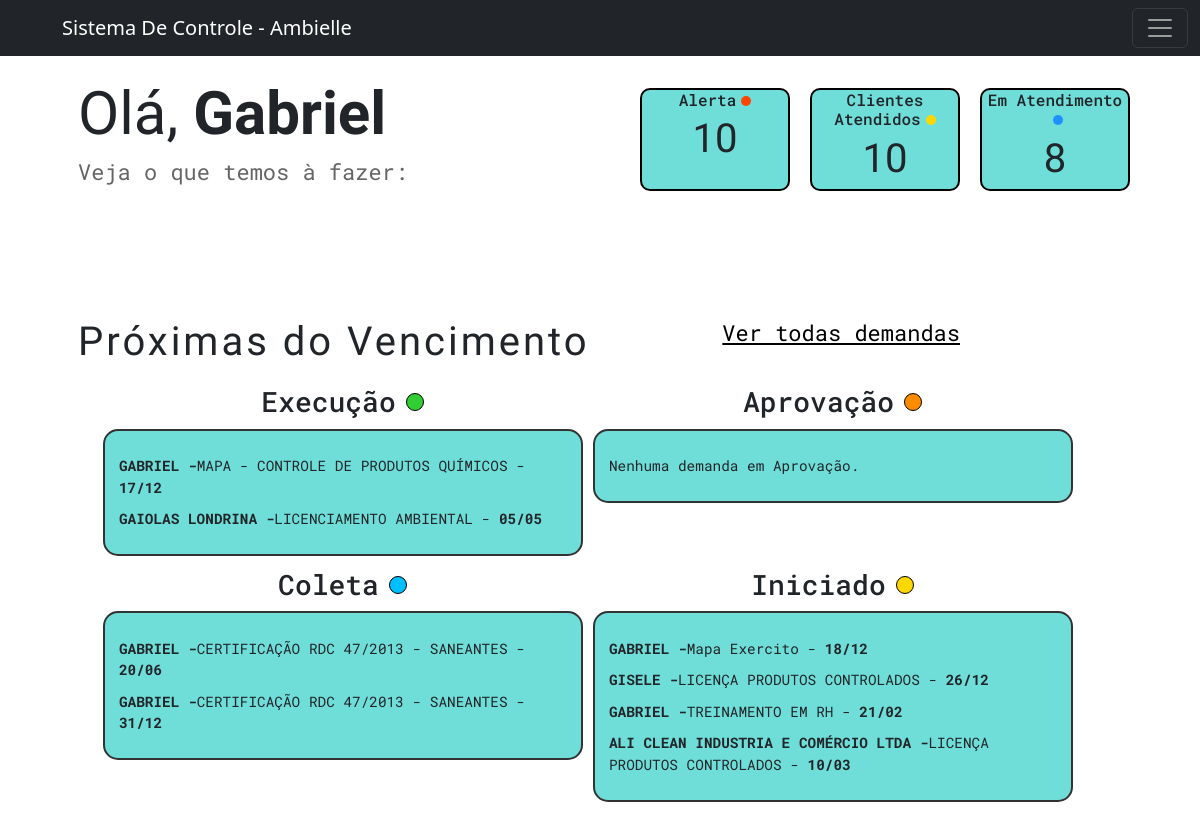
Screenshot of /ambielle/ (signed in) with the database file from the repository.
### workflow/models.py (models this page shows, shortened)
class Tarefa(models.Model):
    STATUS_CHOICES = [
        ('Iniciado', 'Iniciado'),
        ('Coleta De Informações', 'Coleta de Informações'),
        ('Execucao', 'Execução'),
        ('Aprovação Cliente', 'Aprovação Cliente'),
        ('Concluído', 'Concluído'),
        ('Encerrado', 'Encerrado'),
    ]
    tipo_servico = models.ForeignKey(TipoServico, on_delete=models.CASCADE, related_name="tarefas")
    cliente = models.ForeignKey(Cliente, on_delete=models.CASCADE)
    status = models.CharField(max_length=50, choices=STATUS_CHOICES, default='iniciado')
    data_inicio = models.DateField(default=timezone.now)
    prazo_final = models.DateField(null=True, blank=True)
    observacoes = models.TextField(blank=True, null=True)
    valor_total_servico = models.DecimalField(max_digits=10, decimal_places=2, blank=True, null=True)

class Cliente(models.Model):
    nome = models.CharField(max_length=255)
    endereco = models.CharField(max_length=255)
    numero = models.IntegerField(null=True)
    bairro = models.CharField(max_length=255, blank=True, null=True)
    razao_social = models.CharField(max_length=255, blank=True, null=True)
    telefone = models.CharField(max_length=15)
    email = models.EmailField()
    contato_principal = models.CharField(max_length=255)
    contato_secundario = models.CharField(max_length=255, blank=True, null=True)
    proposta_link = models.URLField(blank=True, null=True)
    cnpj = models.CharField(max_length=15)
    def __str__(self):
        return f"{self.nome}"

class TipoServico(models.Model):
    nome = models.CharField(max_length=50, unique=True)
    orgao = models.CharField(max_length=50, blank=True)
    def __str__(self):
        return f"{self.nome}"

### workflow/views/getPage.py (the view)
# urls.py: path('ambielle/', views.index, name='index'),
@login_required(login_url='workflow:login')
def index(request):
    title = 'Home'
    if request.method == 'POST':
        form = SuporteForm(request.POST)
        if form.is_valid():
            form.save()
            return redirect('workflow:index')  # Redireciona para uma lista de suporte após sucesso
    else:
        form = SuporteForm()
    limite = datetime.today().date() + timedelta(days=30)  # Licenças vencendo nos próximos 30 dias
    licencas_proximas = Licenca.objects.filter(data_vencimento__lte=limite)
    clientes = Cliente.objects.count()
    hoje = timezone.now().date()
    data_limite = hoje + timedelta(days=450)
    demandas_execucao = Tarefa.objects.filter(status='Execucao', prazo_final__lte=data_limite).order_by('prazo_final')
    demandas_aprovacao = Tarefa.objects.filter(status='Aprovação Cliente', prazo_final__lte=data_limite).order_by('prazo_final')
    demandas_coleta = Tarefa.objects.filter(status='Coleta De Informações', prazo_final__lte=data_limite).order_by('prazo_final')
    demandas_iniciado = Tarefa.objects.filter(status='Iniciado', prazo_final__lte=data_limite).order_by('prazo_final')
    tarefas_em_aberto = (
        demandas_aprovacao.count() +
        demandas_coleta.count() +
        demandas_execucao.count() +
        demandas_iniciado.count()
    )
    context ={
        'form': form,
        'title': title,
        'demandas_execucao': demandas_execucao,
        'demandas_aprovacao': demandas_aprovacao,
        'demandas_coleta': demandas_coleta,
        'demandas_iniciado': demandas_iniciado,
        'clientes': clientes,
        'tarefas_em_aberto': tarefas_em_aberto,
        'licencas': licencas_proximas
    }
    return render(
        request,
        'workflow/home.html',
        context,
    )

### workflow/templates/workflow/home.html (shortened to what this page needs)
{% extends 'global/base.html' %}
{% block content %}
<main>
  <section >
    <div class="saudacao-container">
      <div class="saudacao">
        <h1>Olá, <strong>{{ user.first_name }}</strong></h1>
        <span>Veja o que temos à fazer:</span>
      </div>
      <div class="alertas">
        <div class="cardHome" id="alertCard">
          <h2>Alerta<span class="dot orange"></span></h2>
          <div class="progress-info">
            <span class="numberof">{{ clientes }}</span>
          </div>
        </div>
        <div class="cardHome">
          <h2>Clientes Atendidos<span class="dot yellow"></span></h2>
          <div class="progress-info">
            <span class="numberof">{{ clientes }}</span>
          </div>
        </div>
        <div class="cardHome">
          <h2>Em Atendimento<span class="dot blue"></span></h2>
          <div class="progress-info">
            <span class="numberof">{{ tarefas_em_aberto }}</span>
          </div>
      </div>
      </div>
    </div>
  </section>
  <section>
    <div class="demand-container">
      <div class="prox-demanda">
        <div class="principal">
          <h2>Próximas do Vencimento</h2>
        </div>
        <a href=" {% url 'workflow:get_tarefas_filtradas' %}">Ver todas demandas</a>
      </div>
      <div class="demand-cards-wrapper">
        <div class="demand-cards-status">
          <div class="status">
            <h3>
              Execução<svg xmlns="http://www.w3.org/2000/svg" width="18" height="18" viewBox="0 0 18 18" fill="none">
                <circle cx="9" cy="9" r="8.5" fill="#32CD32" stroke="black" />
              </svg>
            </h3>
          </div>
          <div class="demand-card">
            {% for demanda in demandas_execucao %}
            <p>
              <strong>{{ demanda.cliente|upper }} -</strong>{{ demanda.tipo_servico }} -
              <strong>{{ demanda.prazo_final|date:'d/m' }}</strong>
            </p>
            {% empty %}
            <p>Nenhuma demanda em Execução.</p>
            {% endfor %}
          </div>
        </div>
        <div class="demand-cards-status">
          <div class="status">
            <h3>
              Aprovação<svg xmlns="http://www.w3.org/2000/svg" width="18" height="19" viewBox="0 0 18 19" fill="none">
                <circle cx="9" cy="9.04138" r="8.5" fill="#FF8C00" stroke="black" />
              </svg>
            </h3>
          </div>
          <div class="demand-card">
            {% for demanda in demandas_aprovacao %}
            <p>
              <strong>{{ demanda.cliente|upper }} -</strong>{{ demanda.tipo_servico }} -
              <strong>{{ demanda.prazo_final|date:'d/m' }}</strong>
            </p>
            {% empty %}
            <p>Nenhuma demanda em Aprovação.</p>
            {% endfor %}
          </div>
        </div>
        <div class="demand-cards-status">
          <div class="status">
            <h3>
              Coleta<svg xmlns="http://www.w3.org/2000/svg" width="18" height="18" viewBox="0 0 18 18" fill="none">
                <circle cx="9" cy="9" r="8.5" fill="#00BFFF" stroke="black" />
              </svg>
            </h3>
          </div>
          <div class="demand-card">
            {% for demanda in demandas_coleta %}
            <p>
              <strong>{{ demanda.cliente|upper }} -</strong>{{ demanda.tipo_servico }} -
              <strong>{{ demanda.prazo_final|date:'d/m' }}</strong>
            </p>
            {% empty %}
            <p>Nenhuma demanda em Coleta.</p>
            {% endfor %}
          </div>
        </div>
        <div class="demand-cards-status">
          <div class="status">
            <h3>
              Iniciado<svg xmlns="http://www.w3.org/2000/svg" width="18" height="18" viewBox="0 0 18 18" fill="none">
                <circle cx="9" cy="9" r="8.5" fill="#FFD700" stroke="black" />
              </svg>
            </h3>
          </div>
          <div class="demand-card">
            {% for demanda in demandas_iniciado %}
            <p>
              <strong>{{ demanda.cliente|upper }} -</strong>{{ demanda.tipo_servico }} - <strong>{{ demanda.prazo_final|date:'d/m' }}</strong>
            </p>
            {% empty %}
            <p>Nenhuma demanda Iniciada.</p>
            {% endfor %}
          </div>
        </div>
      </div>
    </div>
  </section>
</main>
{% endblock %}

### base_static/global/css/variables.css (style rules this page uses)
:root { @import url('https://fonts.googleapis.com/css2?family=Cabin+Condensed:wght@400;500;600;700&family=Roboto+Mono:ital,wght@0,100..700;1,100..700&display=swap'); --primary-color: #6fddd8; --secondary-color: #181D21; --hover-sidebar: #3e4246; --background-color: #D1D2D4; --color-alt-list: #98f8f3; --padding: 16px; --primary-font: 'Cabin Condensed', sans-serif; --secondary-font: 'Roboto Mono', sans-serif; }
body { margin: 0; padding: 20px; display: flex; min-height: 100vh; }
main { flex: 1; margin-top: 2%; display: flex; margin-left: 0; flex-direction: column; width: 100%; }
section { width: 100%; padding: 20px 0; }

### base_static/global/css/forms.css (style rules this page uses)
h1 { font-family: var(--primary-font); }

### base_static/global/css/home.css (style rules this page uses)
.saudacao { margin-top: 15px; position: relative; margin-left: 5%; width: 100%; }
.saudacao h1 { font-family: var(--primary-font); margin: 0; font-size: 60px; }
.saudacao span { display: block; font-family: var(--secondary-font); margin-top: 5px; font-size: 22px; color: #666; }
.alertas { display: flex; flex: 1; justify-content: end; padding: 25px; gap: 20px; margin-right: 25px; max-height: 180px; }
.saudacao-container { display: flex; margin: 0; }
.cardHome { background-color: var(--primary-color); border: 2px solid black; border-radius: 10px; text-align: center; flex-direction: column; width: 150px; }
.cardHome h2 { font-family: var(--secondary-font); font-size: 16px; margin: 0; font-weight: 500; }
.dot { height: 10px; width: 10px; border-radius: 50%; display: inline-block; margin-left: 5px; }
.yellow { background-color: #FFD700; }
.blue { background-color: #1E90FF; }
.orange { background-color: #FF4500; }
.progress-info { display: flex; flex-direction: column; justify-content: space-between; font-size: 18px; font-weight: bold; }
.numberof { font-size: 40px; font-family: var(--primary-font); font-weight: 400; }
.demand-container h2 { font-family: var(--pramary-font); font-size: 2em; }
.demand-container p { font-family: var(--secondary-font); font-size: 1em; }
.demand-container a { font-family: var(--secondary-font); font-size: 1em; text-decoration: none; color: #000; margin-bottom: 20px; }
.prox-demanda { display: flex; justify-content: space-between; align-items: center; width: 100%; margin-top: 60px; }
.principal { display: flex; flex-direction: column; align-items: flex-start; margin-left:5%; }
.prox-demanda h2, .prox-demanda p { margin: 0; padding: 0; }
.prox-demanda h2 { font-family: var(--primary-font); font-size: 40px; font-weight: 400; letter-spacing: 3px; }
.prox-demanda a { text-decoration: underline; cursor: pointer; font-size: 22px; font-weight: 400; margin-right: 220px; }
.demand-cards-wrapper { display: flex; flex: 1 1 0; flex-wrap: wrap; margin-top: 15px; gap: 10px; margin-right: 25px; justify-content: center; }
.demand-cards-status { flex-direction: column; font-family: var(--secondary-font); flex: 1 1 0; min-height: 15vh; min-width: 25rem; max-width: 30rem; flex-wrap: wrap; }
.status { width: 100%; height: 45px; }
.demand-cards-status h3 { display: inline-flex; align-items: center; justify-content: center; }
.demand-cards-status svg { display: inline; align-items: center; justify-content: center; margin-left: 10px; }
.demand-cards-status .status { display: flex; align-items: center; justify-content: center; }
.demand-card { background-color: var(--primary-color); border: 2px solid #333; border-radius: 15px; gap: 10px; padding: min(2em, 3%); font-family: var(--secondary-font); transition: all 0.3s ease; }
.demand-card p { font-size: 0.9em; margin: 10px 0; }
#alertCard { cursor: pointer; }

### rows the page displays
Tarefa: cliente "GABRIEL", tipo_servico "MAPA - CONTROLE DE PRODUTOS QUÍMICOS", prazo_final "17/12"
Tarefa: cliente "GAIOLAS LONDRINA", tipo_servico "LICENCIAMENTO AMBIENTAL", prazo_final "05/05"
Tarefa: cliente "GABRIEL", tipo_servico "CERTIFICAÇÃO RDC 47/2013 - SANEANTES", prazo_final "20/06"
Tarefa: cliente "GABRIEL", tipo_servico "CERTIFICAÇÃO RDC 47/2013 - SANEANTES", prazo_final "31/12"
Tarefa: cliente "GABRIEL", tipo_servico "Mapa Exercito", prazo_final "18/12"
Tarefa: cliente "GISELE", tipo_servico "LICENÇA PRODUTOS CONTROLADOS", prazo_final "26/12"
Tarefa: cliente "GABRIEL", tipo_servico "TREINAMENTO EM RH", prazo_final "21/02"
Tarefa: cliente "ALI CLEAN INDUSTRIA E COMÉRCIO LTDA", tipo_servico "LICENÇA PRODUTOS CONTROLADOS", prazo_final "10/03"

### other values shown
{{ user.first_name }} "Gabriel"
{{ clientes }} "10"
{{ tarefas_em_aberto }} "8"
